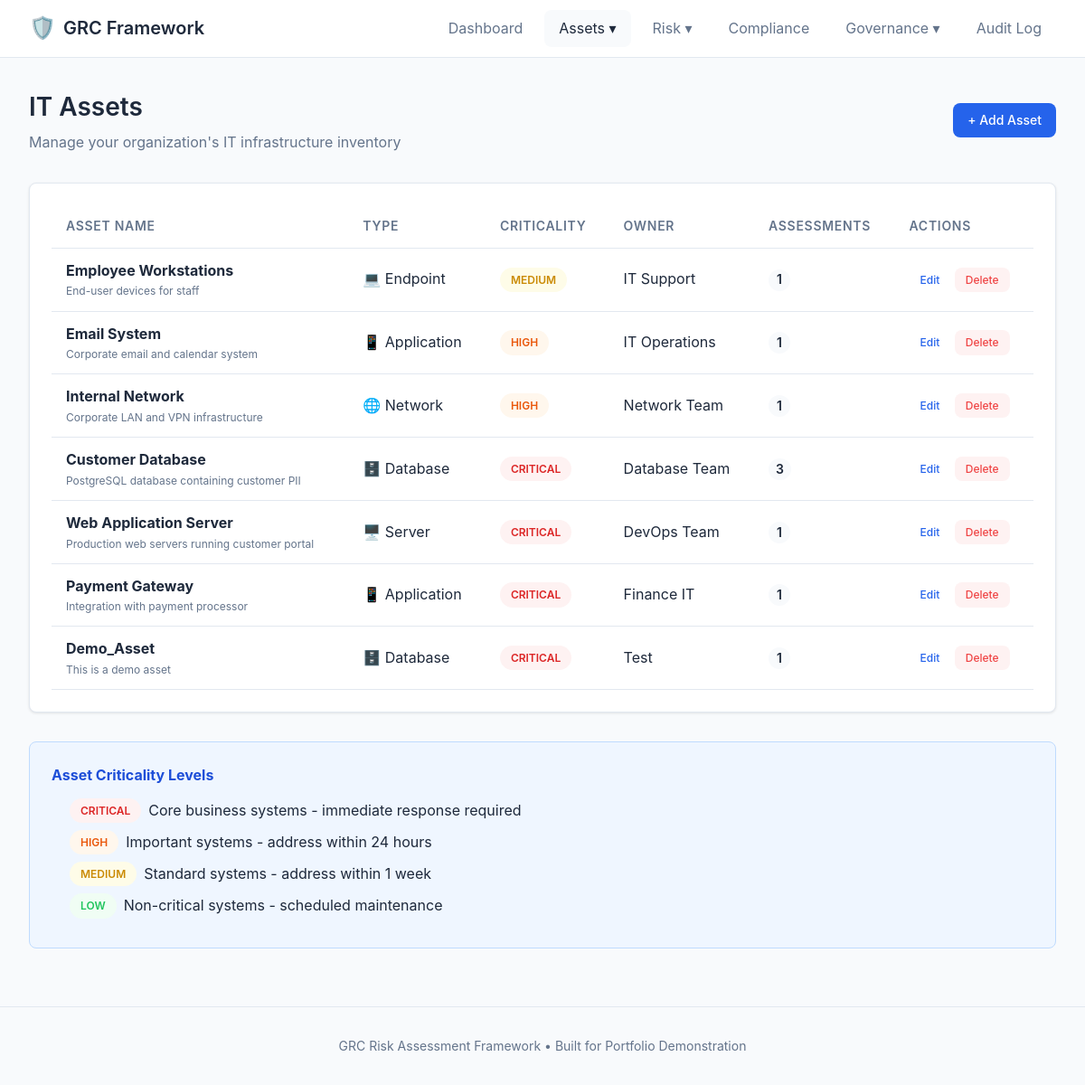
Page /assets on the committed database.
### app.py (models this page shows)
class Asset(db.Model):
    id = db.Column(db.Integer, primary_key=True)
    name = db.Column(db.String(100), nullable=False)
    description = db.Column(db.Text)
    asset_type = db.Column(db.String(50))  # Server, Database, Application, Network, Endpoint
    criticality = db.Column(db.String(20))  # Critical, High, Medium, Low
    owner = db.Column(db.String(100))
    created_at = db.Column(db.DateTime, default=datetime.utcnow)
    assessments = db.relationship('RiskAssessment', backref='asset', lazy=True, cascade='all, delete-orphan')

### app.py (the view)
@app.route('/assets')
def assets():
    all_assets = Asset.query.order_by(Asset.criticality.desc()).all()
    return render_template('assets.html', assets=all_assets)

### templates/assets.html (shortened to what this page needs)
{% extends 'base.html' %}
{% block content %}
<div class="page-header">
    <div>
        <h1>IT Assets</h1>
        <p class="subtitle">Manage your organization's IT infrastructure inventory</p>
    </div>
    <a href="{{ url_for('add_asset') }}" class="btn btn-primary">+ Add Asset</a>
</div>
{% if assets %}
<div class="card">
    <div class="card-body">
        <table class="table">
            <thead>
                <tr>
                    <th>Asset Name</th>
                    <th>Type</th>
                    <th>Criticality</th>
                    <th>Owner</th>
                    <th>Assessments</th>
                    <th>Actions</th>
                </tr>
            </thead>
            <tbody>
                {% for asset in assets %}
                <tr>
                    <td>
                        <strong>{{ asset.name }}</strong>
                        {% if asset.description %}
                        <p class="text-muted small">{{ asset.description[:80] }}{% if asset.description|length > 80 %}...{% endif %}</p>
                        {% endif %}
                    </td>
                    <td>
                        <span class="asset-type">
                            {% if asset.asset_type == 'Server' %}🖥️
                            {% elif asset.asset_type == 'Database' %}🗄️
                            {% elif asset.asset_type == 'Application' %}📱
                            {% elif asset.asset_type == 'Network' %}🌐
                            {% elif asset.asset_type == 'Endpoint' %}💻
                            {% else %}📦{% endif %}
                            {{ asset.asset_type }}
                        </span>
                    </td>
                    <td>
                        <span class="badge badge-{{ asset.criticality|lower }}">{{ asset.criticality }}</span>
                    </td>
                    <td>{{ asset.owner or '—' }}</td>
                    <td>
                        <span class="count-badge">{{ asset.assessments|length }}</span>
                    </td>
                    <td class="actions">
                        <a href="{{ url_for('edit_asset', id=asset.id) }}" class="btn btn-sm">Edit</a>
                        <a href="{{ url_for('delete_asset', id=asset.id) }}" class="btn btn-sm btn-danger"
                           onclick="return confirm('Delete this asset and all its assessments?')">Delete</a>
                    </td>
                </tr>
                {% endfor %}
            </tbody>
        </table>
    </div>
</div>
{% endif %}
<div class="info-box">
    <h4>Asset Criticality Levels</h4>
    <ul class="criticality-legend">
        <li><span class="badge badge-critical">Critical</span> Core business systems - immediate response required</li>
        <li><span class="badge badge-high">High</span> Important systems - address within 24 hours</li>
        <li><span class="badge badge-medium">Medium</span> Standard systems - address within 1 week</li>
        <li><span class="badge badge-low">Low</span> Non-critical systems - scheduled maintenance</li>
    </ul>
</div>
{% endblock %}

### static/style.css (style rules this page uses)
:root { --primary: #2563eb; --primary-dark: #1d4ed8; --secondary: #64748b; --success: #10b981; --warning: #f59e0b; --danger: #ef4444; --critical: #dc2626; --high: #ea580c; --medium: #eab308; --low: #22c55e; --bg: #f8fafc; --bg-card: #ffffff; --border: #e2e8f0; --text: #1e293b; --text-muted: #64748b; --radius: 8px; --shadow: 0 1px 3px rgba(0,0,0,0.1); --shadow-lg: 0 4px 6px rgba(0,0,0,0.1); }
* { margin: 0; padding: 0; box-sizing: border-box; }
body { font-family: -apple-system, BlinkMacSystemFont, 'Segoe UI', Roboto, Oxygen, Ubuntu, sans-serif; background: var(--bg); color: var(--text); line-height: 1.6; min-height: 100vh; }
a { color: var(--primary); text-decoration: none; }
.page-header { display: flex; justify-content: space-between; align-items: center; margin-bottom: 2rem; flex-wrap: wrap; gap: 1rem; }
.page-header h1 { font-size: 1.75rem; font-weight: 600; }
.subtitle { color: var(--text-muted); margin-top: 0.25rem; }
.card { background: var(--bg-card); border: 1px solid var(--border); border-radius: var(--radius); box-shadow: var(--shadow); margin-bottom: 1.5rem; }
.card-body { padding: 1.5rem; }
.table { width: 100%; border-collapse: collapse; }
.table th, .table td { padding: 0.75rem 1rem; text-align: left; border-bottom: 1px solid var(--border); }
.table th { font-weight: 600; color: var(--text-muted); font-size: 0.875rem; text-transform: uppercase; letter-spacing: 0.05em; }
.table .actions { white-space: nowrap; }
.table .small { font-size: 0.75rem; }
.text-muted { color: var(--text-muted); }
.badge { display: inline-block; padding: 0.25rem 0.75rem; border-radius: 9999px; font-size: 0.75rem; font-weight: 600; text-transform: uppercase; }
.badge-critical { background: #fef2f2; color: var(--critical); }
.badge-high { background: #fff7ed; color: var(--high); }
.badge-medium { background: #fefce8; color: #ca8a04; }
.badge-low { background: #f0fdf4; color: var(--low); }
.count-badge { display: inline-flex; align-items: center; justify-content: center; min-width: 24px; height: 24px; padding: 0 0.5rem; background: var(--bg); border-radius: 9999px; font-size: 0.875rem; font-weight: 600; }
.btn { display: inline-block; padding: 0.5rem 1rem; border: none; border-radius: var(--radius); font-size: 0.875rem; font-weight: 500; cursor: pointer; transition: all 0.2s; text-decoration: none; }
.btn-primary { background: var(--primary); color: white; }
.btn-danger { background: #fef2f2; color: var(--danger); }
.btn-sm { padding: 0.25rem 0.75rem; font-size: 0.75rem; }
.info-box { background: #eff6ff; border: 1px solid #bfdbfe; border-radius: var(--radius); padding: 1.5rem; margin-top: 2rem; }
.info-box h4 { margin-bottom: 0.75rem; color: var(--primary-dark); }
.info-box ul { margin-left: 1.25rem; }
.info-box li { margin-bottom: 0.5rem; }
.criticality-legend, .category-legend { list-style: none; margin: 0; }
.criticality-legend li, .category-legend li { display: flex; align-items: center; gap: 0.5rem; margin-bottom: 0.5rem; }

### rows in the picture
Asset: name "Employee Workstations", description "End-user devices for staff", asset_type "Endpoint", criticality "MEDIUM", owner "IT Support", assessments|length "1"
Asset: name "Email System", description "Corporate email and calendar system", asset_type "Application", criticality "HIGH", owner "IT Operations", assessments|length "1"
Asset: name "Internal Network", description "Corporate LAN and VPN infrastructure", asset_type "Network", criticality "HIGH", owner "Network Team", assessments|length "1"
Asset: name "Customer Database", description "PostgreSQL database containing customer PII", asset_type "Database", criticality "CRITICAL", owner "Database Team", assessments|length "3"
Asset: name "Web Application Server", description "Production web servers running customer portal", asset_type "Server", criticality "CRITICAL", owner "DevOps Team", assessments|length "1"
Asset: name "Payment Gateway", description "Integration with payment processor", asset_type "Application", criticality "CRITICAL", owner "Finance IT", assessments|length "1"
Asset: name "Demo_Asset", description "This is a demo asset", asset_type "Database", criticality "CRITICAL", owner "Test", assessments|length "1"
